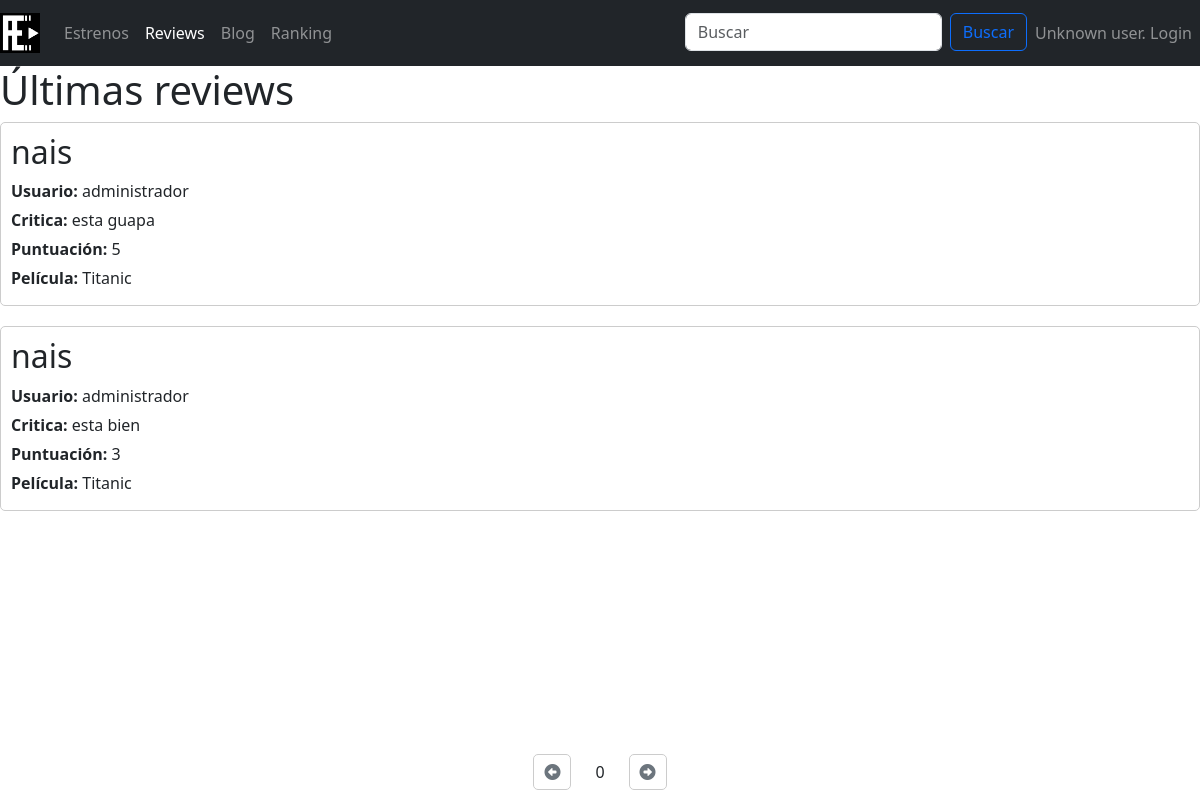
/lastReviews.php, run on an earlier commit of the app's database.
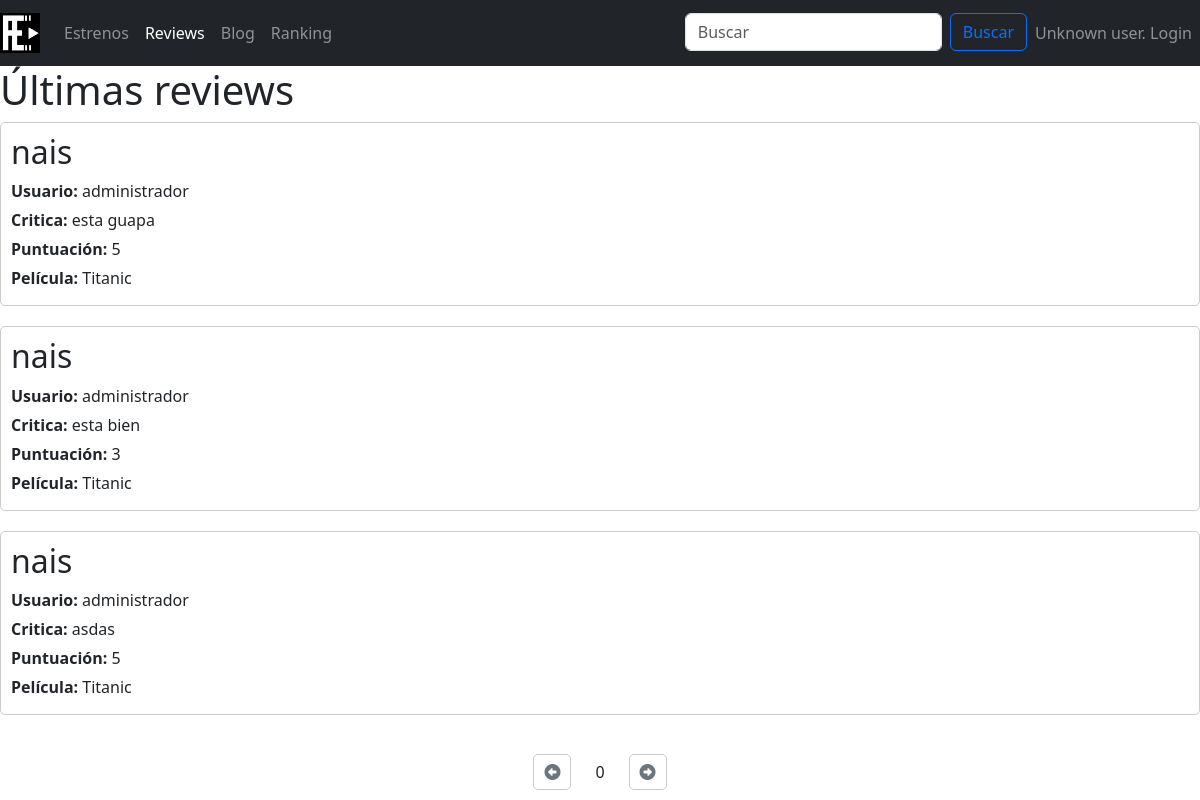
And on a later commit of the database.
### tables this page shows
CREATE TABLE `reviews` (
  `ID` int(20) UNSIGNED NOT NULL,
  `usuario` varchar(20) NOT NULL,
  `titulo` varchar(100) NOT NULL,
  `critica` varchar(300) NOT NULL,
  `puntuacion` int(5) UNSIGNED NOT NULL,
  `pelicula` varchar(20) NOT NULL
);

### includes/DTOs/reviewDTO.php (called while the page is built, shortened)
<?php
class reviewDTO
{
    private function setReview($ID, $usuario, $titulo, $critica, $puntuacion, $pelicula)
    {
        $this->usuario = $usuario;
        $this->titulo = $titulo;
        $this->critica = $critica;
        $this->puntuacion = $puntuacion;
        $this->pelicula = $pelicula;
    }
}

### includes/DAOs/reviewDAO.php (called while the page is built, shortened)
<?php
require_once __DIR__ . '/../DTOs/reviewDTO.php';
class ReviewDAO
{
    public function obtener5reviews($skip)
    {
        $this->conexion = Aplicacion::getInstance()->getConexionBd();
        $query = "SELECT * FROM reviews LIMIT 5 OFFSET ?";
        $statement = $this->conexion->prepare($query);
        $statement->bind_param("i", $skip);
        $statement->execute();
        $result = $statement->get_result();
        $reviews = array();
        while ($row = $result->fetch_assoc()) {
            $review = new reviewDTO(
                $row['ID'],
                $row['usuario'],
                $row['titulo'],
                $row['critica'],
                $row['puntuacion'],
                $row['pelicula']
            );
            $reviews[] = $review;
        }
        return $reviews;
    }
}

### includes/Aplicacion.php (called while the page is built, shortened)
<?php
class Aplicacion
{
	private $bdDatosConexion;
	private $inicializada = false;
	private $conn;
	public function init($bdDatosConexion)
	{
        if ( ! $this->inicializada ) {
    	    $this->bdDatosConexion = $bdDatosConexion;
    		$this->inicializada = true;
        }
	}
	public function getConexionBd()
	{
		if (! $this->conn ) {
			$bdHost = $this->bdDatosConexion['host'];
			$bdUser = $this->bdDatosConexion['user'];
			$bdPass = $this->bdDatosConexion['pass'];
			$bd = $this->bdDatosConexion['bd'];
			$conn = new mysqli($bdHost, $bdUser, $bdPass, $bd);
			$this->conn = $conn;
		}
		return $this->conn;
	}
}

### includes/SAs/reviewSA.php (called while the page is built, shortened)
<?php
require_once __DIR__ . '/../DAOs/reviewDAO.php';
require_once __DIR__ . '/../DTOs/reviewDTO.php';
class ReviewSA
{
    public function obtener5reviews($skip)
    {
        $reviewDAO = new reviewDAO();
        $reviews = $reviewDAO->obtener5reviews($skip);
        return $reviews;
    }
}

### includes/reviewsPlantilla.php (the view, shortened to what this page needs)
<?php
function renderizarReviews($reviews_mostradas) {
    $html = '';
    foreach ($reviews_mostradas as $review) {
        $editar = '';
        $borrar = '';
        $html .= '
            <div class="review">
                <h2>' . $review->titulo . '</h2>
                <p><strong>Usuario:</strong> ' . $review->usuario . '</p>
                <p><strong>Critica:</strong> ' . $review->critica . '</p>
                <p><strong>Puntuación:</strong> ' . $review->puntuacion . '</p>
                <p><strong>Película:</strong> ' . $review->pelicula . '</p>
                ' . $editar . '
                ' . $borrar . '
            </div>';
    }
    return $html;
}
?>

### lastReviews.php (shortened to what this page needs)
<?php
require_once __DIR__ . '/includes/SAs/reviewSA.php';
require_once __DIR__ . '/includes/reviewsPlantilla.php';
$pagina = isset($_GET['pagina']) ? $_GET['pagina'] : 0;
$paginaActual = $pagina;
$reviewSA = new ReviewSA();
$reviews = $reviewSA->obtener5Reviews($paginaActual * 5);
$num_reviews_mostrar = 5;
$reviews_mostradas = array_slice($reviews, 0, $num_reviews_mostrar);
$contenidoPrincipal = '<!DOCTYPE html>
<html lang="es">
<head>
    <meta charset="UTF-8">
    <meta name="viewport" content="width=device-width, initial-scale=1.0">
    <title>Primeras 5 Revisiones</title>
</head>
<body>
    <h1>Últimas reviews</h1>';
$contenidoPrincipal .= renderizarReviews($reviews_mostradas);
$contenidoPrincipal .= '
</body>
</html>';
require BASE_APP . '/includes/vistas/plantillas/plantillaPaginacion.php';

### includes/vistas/plantillas/plantillaPaginacion.php (shortened to what this page needs)
<!DOCTYPE html>
<html lang="es">
<head>
  <link href="https://stackpath.bootstrapcdn.com/bootstrap/4.5.2/css/bootstrap.min.css" rel="stylesheet">
  <link href="https://cdn.jsdelivr.net/npm/bootstrap@5.3.0-alpha1/dist/css/bootstrap.min.css" rel="stylesheet">
  <link rel="stylesheet" type="text/css" href="<?= RUTA_CSS ?>/estilo.css" />
  <link rel="stylesheet" href="https://cdnjs.cloudflare.com/ajax/libs/font-awesome/6.0.0-beta3/css/all.min.css"
>
</head>
<body>
  <?php
  require RAIZ_APP . '/vistas/comun/cabecera.php';
  $pagina = isset ($_GET['pagina']) ? intval($_GET['pagina']) : 0;
  ?>
  <?= $contenidoPrincipal ?>
  <div id="pagination" class="d-flex justify-content-center align-items-center">
    <button id="prevPage" class="btn btn-outline-secondary mr-2">
      <span aria-hidden="true" class="fas fa-arrow-alt-circle-left"></span>
    </button>
    <div id="pageNumbers" class="mx-3">
      <?= $pagina ?>
    </div>
    <button id="nextPage" class="btn btn-outline-secondary ml-2">
      <span aria-hidden="true" class="fas fa-arrow-alt-circle-right"></span>
    </button>
  </div>
</body>
</html>

### includes/vistas/comun/cabecera.php (shortened to what this page needs)
<!DOCTYPE html>
<html lang="en">
<head>
</head>
<body>
    <?php
    $current_url = $_SERVER['REQUEST_URI'];
    $estrenos_url = RUTA_APP . '/estrenos.php';
    $reviews_url = RUTA_APP . '/lastReviews.php';
    $blog_url = RUTA_APP . '/blog.php';
    $ranking_url = RUTA_APP . '/ranking.php';
    $login_url = RUTA_APP . '/login.php';
    $estrenos_active = ($current_url == $estrenos_url) ? 'active' : '';
    $reviews_active = ($current_url == $reviews_url) ? 'active' : '';
    $blog_active = ($current_url == $blog_url) ? 'active' : '';
    $ranking_active = ($current_url == $ranking_url) ? 'active' : '';
    ?>
    <nav class="navbar navbar-expand-lg navbar-dark bg-dark sticky-top">
        <a class="navbar-brand" href="<?= RUTA_APP ?>/index.php">
            <img src="<?= RUTA_IMGS ?>/logo.png" alt="Logo" class="img-fluid" style="max-height: 40px;">
        </a>
        <div class="collapse navbar-collapse" id="navbarSupportedContent">
            <ul class="navbar-nav mr-auto">
                <li class="nav-item <?= $estrenos_active ?>">
                    <a href="<?= $estrenos_url ?>" class="nav-link">Estrenos</a>
                </li>
                <li class="nav-item <?= $reviews_active ?>">
                    <a href="<?= $reviews_url ?>" class="nav-link">Reviews</a>
                </li>
                <li class="nav-item <?= $blog_active ?>">
                    <a href="<?= $blog_url ?>" class="nav-link">Blog</a>
                </li>
                <li class="nav-item <?= $ranking_active ?>">
                    <a href="<?= $ranking_url ?>" class="nav-link">Ranking</a>
                </li>
            </ul>
            <ul class="navbar-nav ml-auto">
                <li class="nav-item">
                    <form id="searchForm" class="form-inline my-2 my-lg-0" action="/proyecto-web-app/infoPeliculas.php" method="get"
                        autocomplete="off">
                <li>
                    <input class="form-control mr-sm-2" id="searchInput" type="search" name="nombre"
                        placeholder="Buscar">
                </li>
                <li>
                    <button class="btn btn-outline-primary my-2 my-sm-0" type="submit">Buscar</button>
                </li>
                </form>
                </li>
                <li class="nav-item">
                    <?php if (!isset($_SESSION["login"]) || $_SESSION["login"] === false): ?>
                    <li class="nav-item"><a href="<?= $login_url ?>" class="nav-link">Unknown user. Login</a></li>
                <?php endif; ?>
                </li>
            </ul>
        </div>
    </nav>
</body>
</html>

### css/estilo.css (style rules this page uses)
html, body { margin: 0; padding: 0; height: 100%; background-color: white; }
.review { margin-bottom: 20px; padding: 10px; border: 1px solid #ccc; border-radius: 5px; }
.review h2 { margin-top: 0; }
.review p { margin-bottom: 5px; }
#pagination { position: fixed; bottom: 10px; left: 0; right: 0; text-align: center; }
#pagination button { cursor: pointer; padding: 5px 10px; margin: 0 5px; border: 1px solid #ccc; border-radius: 5px; }
#prevPage { float: left; }
#nextPage { float: right; }

What changed in the data, as far as the page shows it:
added reviews: titulo "nais", usuario "administrador", critica "asdas", puntuacion "5", pelicula "Titanic"
